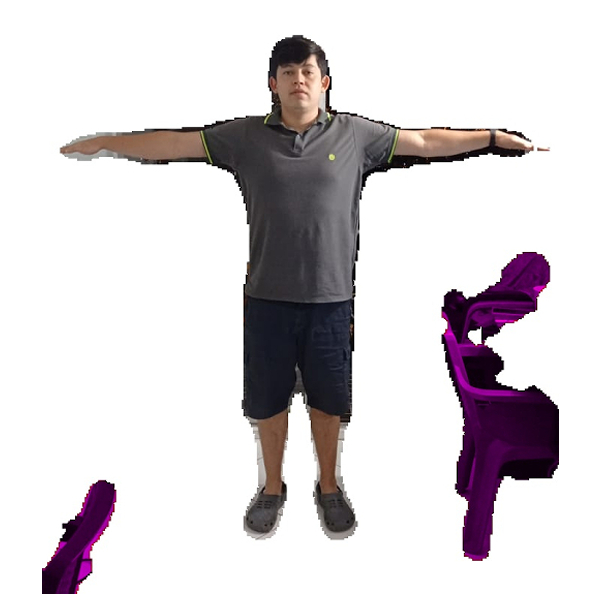
#> input picture data_tagged/front/001.jpg, 600 x 600 px, found by its file name
$ jupyter execute EscaladorDeImagenes.ipynb
#> lines starting #> are read from the running program, lines starting #| are printed output that depends on the picture
[cell 1]
import matplotlib.pyplot as plt
import matplotlib.image as mpimg
from matplotlib import pyplot
from PIL import Image
from PIL import Image, ImageOps
import numpy as np

[cell 2]
import os

[cell 3]
os.getcwd()

[cell 4]
file_name="/home/tacky29/dev/measure_model/body_measuring_training/data_tagged/front/001.jpg"
photo = Image.open(file_name)
#> photo is the input picture: PIL image 600x600 RGB; mean R, G, B 214.7, 209.6, 212.9
width, height = photo.size
#> width = 600; height = 600

if (height>1200):
  photo=photo.resize((int(width*0.3),int(height*0.3)))

imagenInicial= np.array(photo)

pyplot.imshow(imagenInicial)
pyplot.show()

[cell 5]
arregloProceso=np.zeros((imagenInicial.shape[0], imagenInicial.shape[1], 3))

posy=0
posx=0
for i in imagenInicial:
  for j in i:
    if (j[0]<20 and j[1]>25 and j[2]<20) or (j[0]<5 and j[1]<30 and j[2]<5) or (j[0]>20 and j[1]<10 and j[2]>20):
      arregloProceso[posy][posx][0]=255
      arregloProceso[posy][posx][1]=255
      arregloProceso[posy][posx][2]=255
    else:
      arregloProceso[posy][posx][0]=imagenInicial[posy][posx][0]
      arregloProceso[posy][posx][1]=imagenInicial[posy][posx][1]
      arregloProceso[posy][posx][2]=imagenInicial[posy][posx][2]

    posx=posx+1

  posx=0
  posy=posy+1
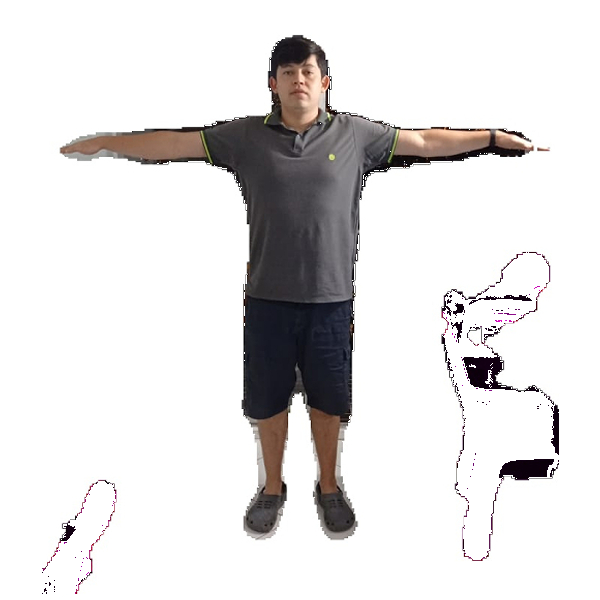
#> arregloProceso: shape (600, 600, 3) float64; mean R, G, B 225, 223.2, 223.2
#> after the loop, posy = 600

[cell 6]
#Procesamiento a la izquierda

#Hallar punto más a la izquierda

def HallarIzquierda(imgArray):

  arregloGeneral=imgArray

  totalY=arregloGeneral.shape[0]
  totalX=arregloGeneral.shape[1]

  posDifZeroY=0
  posDifZeroX=totalX-1
  posx=0
  posy=0
  puntos=0

  for i in range(totalY):
    for j in range(totalX):
      posx=j
      posy=i
      if arregloGeneral[posy][posx][0]<245 and arregloGeneral[posy][posx][1]<245 and arregloGeneral[posy][posx][2]<245:
        if posDifZeroX > posx:
          for k in range(11):
            if arregloGeneral[posy][posx+k][0]>245 and arregloGeneral[posy][posx+k][1]>245 and arregloGeneral[posy][posx+k][2]>245:
              break
          if k==10:
            posDifZeroX=posx
            posDifZeroY=posy
        break

  return posDifZeroX

#Procesamiento a la derecha

#Hallar punto más a la derecha

def HallarDerecha(imgArray):
  arregloGeneral=imgArray


  totalY=arregloGeneral.shape[0]
  totalX=arregloGeneral.shape[1]

  posDifZeroY=0
  posDifZeroX=0
  posx=0
  posy=0

  for i in range(totalY):
    for j in range(totalX):
      posx=totalX-j-1
      posy=i
      if arregloGeneral[posy][posx][0]<245 and arregloGeneral[posy][posx][1]<245 and arregloGeneral[posy][posx][2]<245:
        if posDifZeroX < posx:
          for k in  range(11):
            if arregloGeneral[posy][posx-k][0]>245 and arregloGeneral[posy][posx-k][1]>245 and arregloGeneral[posy][posx-k][2]>245:
              break
          if k==10:
            posDifZeroX=posx
            posDifZeroY=posy
        break

  return posDifZeroX

#Procesamiento hacia arriba

#hallar punto más arriba

def HallarArriba(imgArray):

  arregloGeneral=imgArray

  totalY=arregloGeneral.shape[0]
  totalX=arregloGeneral.shape[1]

  posDifZeroY=0
  posDifZeroX=0
  posx=0
  posy=0

  for i in range(totalY):
    for j in range(totalX):
      posx=j
      posy=i
      if arregloGeneral[posy][posx][0]<245 and arregloGeneral[posy][posx][1]<245 and arregloGeneral[posy][posx][2]<245:
        for k in  range(11):
          if arregloGeneral[posy+k][posx][0]>245 and arregloGeneral[posy+k][posx][1]>245 and arregloGeneral[posy+k][posx][2]>245:
            break
        if k==10:
          posDifZeroX=posx
          posDifZeroY=posy
        break
    if posDifZeroX!=0:
      break

  return posDifZeroY

#Procesamiento hacia abajo

#Hallar punto más abajo

def HallarAbajo(imgArray):

  arregloGeneral=imgArray

  totalY=arregloGeneral.shape[0]
  totalX=arregloGeneral.shape[1]

  posDifZeroY=0
  posDifZeroX=0
  posx=0
  posy=0

  for i in range(totalY):
    for j in range(totalX):
      posx=j
      posy=totalY-i-1
      if arregloGeneral[posy][posx][0]<245 and arregloGeneral[posy][posx][1]<245 and arregloGeneral[posy][posx][2]<245:
        for k in  range(11):
          if arregloGeneral[posy-k][posx][0]>245 and arregloGeneral[posy-k][posx][1]>245 and arregloGeneral[posy-k][posx][2]>245:
            break
        if k==10:
          posDifZeroX=posx
          posDifZeroY=posy
        break
    if posDifZeroX!=0:
      break

  return posDifZeroY


#Abrir imagen con Pillow y cropear

def CropearParte(imgMatriz):
  izquierda=HallarIzquierda(imgMatriz)
  print(izquierda)
  arriba=HallarArriba(imgMatriz)
  print(arriba)
  derecha=HallarDerecha(imgMatriz)
  print(derecha)
  abajo=HallarAbajo(imgMatriz)
  print(abajo)

  box=(izquierda,arriba,derecha,abajo)

  dif_horizontal=derecha-izquierda
  dif_vertical=abajo-arriba

  if (dif_horizontal > dif_vertical):
    img  = Image.new( mode = "RGB", size = ((dif_horizontal+50), (dif_horizontal+50)), color = (255, 255, 255) )
    imagenPill=Image.fromarray(imgMatriz)
    croppedImage=imagenPill.crop(box)
    img.paste(croppedImage,(25,int((dif_horizontal-dif_vertical)/2)))
  else:
    img  = Image.new( mode = "RGB", size = ((dif_vertical+50), (dif_vertical+50)), color = (255, 255, 255) )
    imagenPill=Image.fromarray(imgMatriz)
    croppedImage=imagenPill.crop(box)
    img.paste(croppedImage,(int((dif_vertical-dif_horizontal)/2),25))

  return img

[cell 7]
arregloProceso=np.uint8(arregloProceso)
pyplot.imshow(arregloProceso)
pyplot.show()

[cell 8]
crop=CropearParte(arregloProceso)
#> in CropearParte, `izquierda=HallarIzquierda(imgMatriz)`: izquierda = 59
#| 59
#> in CropearParte, `arriba=HallarArriba(imgMatriz)`: arriba = 35
#| 35
#> in CropearParte, `derecha=HallarDerecha(imgMatriz)`: derecha = 553
#| 553
#> in CropearParte, `abajo=HallarAbajo(imgMatriz)`: abajo = 571
#| 571
#> in CropearParte, `box=(izquierda,arriba,derecha,abajo)`: box = (59, 35, 553, 571)
#> in CropearParte, `dif_horizontal=derecha-izquierda`: dif_horizontal = 494
#> in CropearParte, `dif_vertical=abajo-arriba`: dif_vertical = 536
#> in CropearParte, `img  = Image.new( mode = "RGB", size = ((dif_vertical+50), (dif_vertic..`: img: PIL image 586x586 RGB; every value is 255
#> in CropearParte, `croppedImage=imagenPill.crop(box)`:
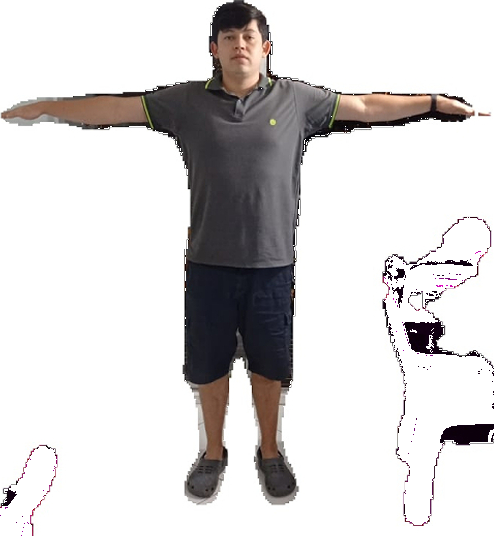
#> croppedImage: PIL image 494x536 RGB; mean R, G, B 214.5, 212.1, 212.2
#> in CropearParte, `img.paste(croppedImage,(int((dif_vertical-dif_horizontal)/2),25))`:
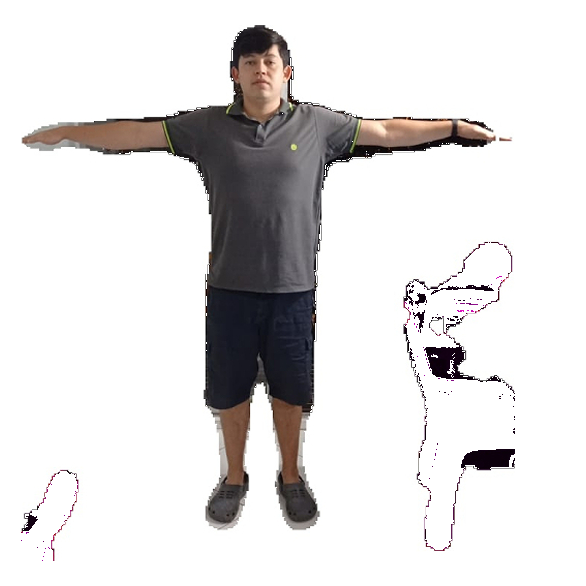
#> img: PIL image 586x586 RGB; mean R, G, B 223.8, 221.9, 222

$ run again, with data_tagged/front/000.jpg copied over data_tagged/front/001.jpg
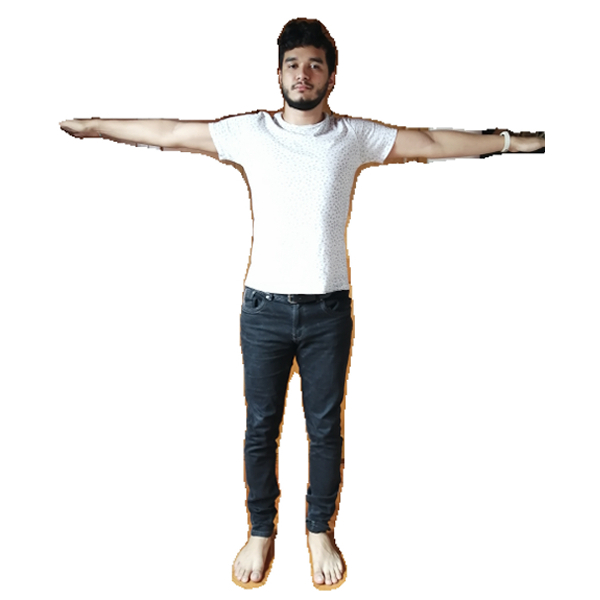
#> input picture data_tagged/front/000.jpg, 600 x 600 px, found by its file name
#> photo is the input picture: PIL image 600x600 RGB; mean R, G, B 236.3, 235.4, 234.7
#> after the loop `for i in imagenInicial:`: posy = 600
#> izquierda = 58
#| 58
#> arriba = 17
#| 17
#> derecha = 544
#| 544
#> abajo = 590
#| 590
#> box = (58, 17, 544, 590)
#> dif_horizontal = 486
#> dif_vertical = 573
#> in CropearParte, `croppedImage=imagenPill.crop(box)`:
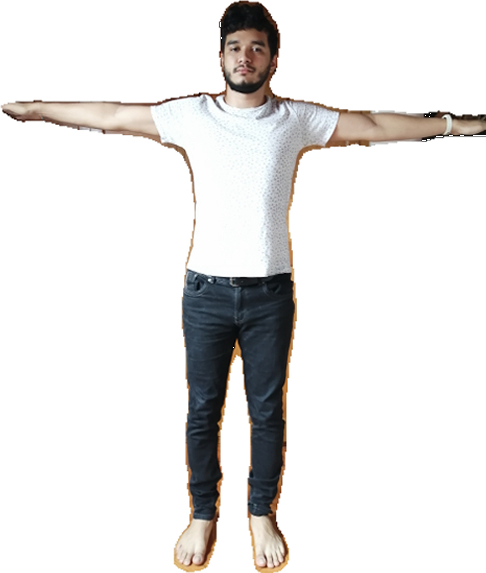
#> croppedImage: PIL image 486x573 RGB; mean R, G, B 230.9, 229.7, 228.8
#> in CropearParte, `img.paste(croppedImage,(int((dif_vertical-dif_horizontal)/2),25))`:
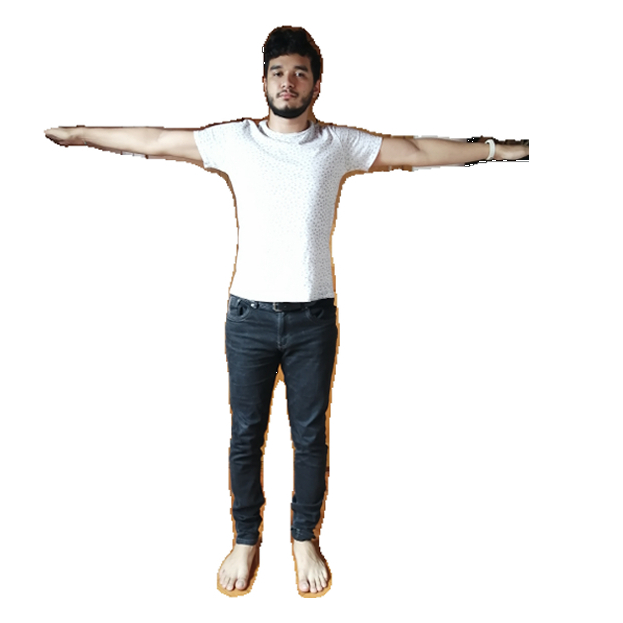
#> img: PIL image 623x623 RGB; mean R, G, B 237.7, 236.9, 236.2

$ run again, with data_tagged/front/003.jpg copied over data_tagged/front/001.jpg
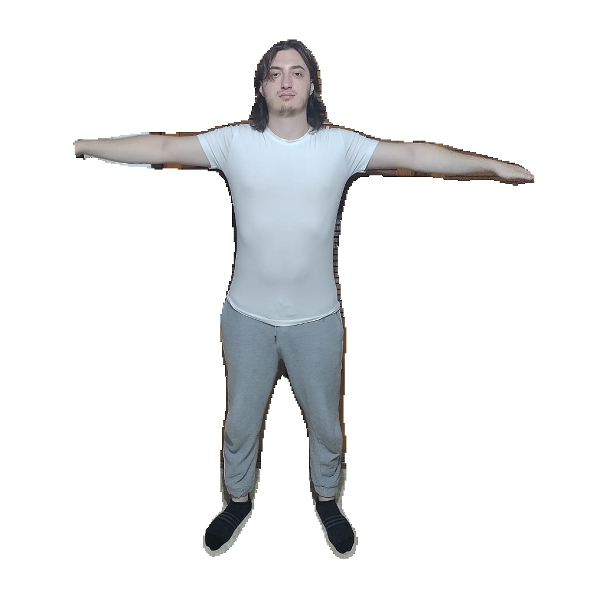
#> input picture data_tagged/front/003.jpg, 600 x 600 px, found by its file name
#> photo is the input picture: PIL image 600x600 RGB; mean R, G, B 236.4, 237.5, 238.6
#> after the loop `for i in imagenInicial:`: posy = 600
#> izquierda = 73
#| 73
#> arriba = 39
#| 39
#> derecha = 534
#| 534
#> abajo = 558
#| 558
#> box = (73, 39, 534, 558)
#> dif_horizontal = 461
#> dif_vertical = 519
#> in CropearParte, `croppedImage=imagenPill.crop(box)`:
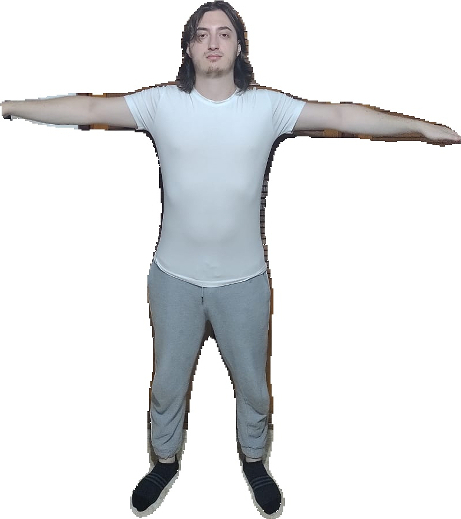
#> croppedImage: PIL image 461x519 RGB; mean R, G, B 227.1, 228.7, 230.3
#> in CropearParte, `img.paste(croppedImage,(int((dif_vertical-dif_horizontal)/2),25))`:
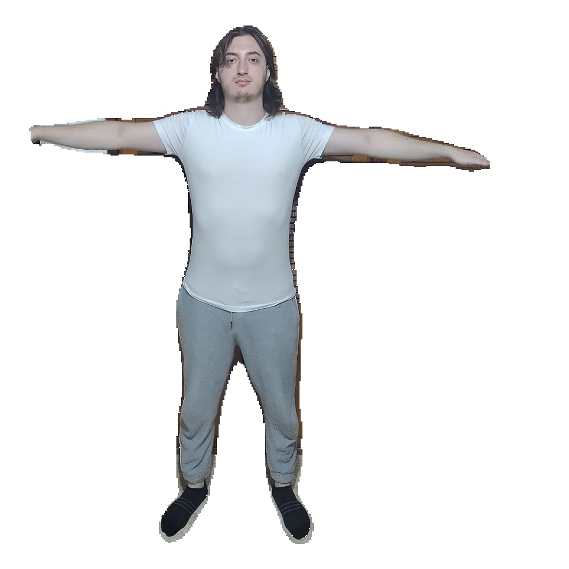
#> img: PIL image 569x569 RGB; mean R, G, B 234.4, 235.6, 236.8
